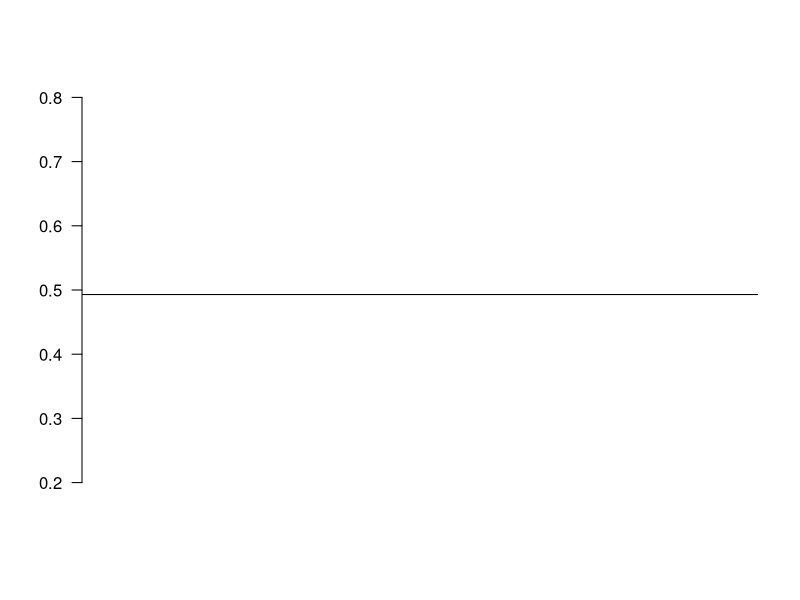

Here is the R script that generated this plot: (Note: this script raises an error after producing the figure.)
## ---- chunk 1
knitr::opts_chunk$set(echo = TRUE)
## ---- chunk 2
# numjobs <- 65536
# warmup <- 1024
# b <- 2048
# n <- numjobs/b
# output<- ssq(numjobs + warmup, 123457, showOutput = FALSE, saveWaitTimes = TRUE)
# waits <- output$waitTimes[-(1:warmup)] #remove warmup
# batchMeans <- rep(n)
# for (j in 1:n){
#   batch <-waits[(1:b) + (b * (j - 1))]
#   batchMeans[j] <- mean(batch)
# }
# 
# ci <- t.test(batchMeans, conf.level = 0.95)
## ---- chunk 3

crapsci <- function(nreps, ylo, yhi){
  #Create an empty plot with true theoretical value:
  plot(NA, NA, xlim = c(1,100), ylim = c(ylo,yhi), bty = "n", xaxt = "n", xlab = "", ylab = "", las = 1)
  exact <- 244/495
  abline(h = exact)
  for (i in 1:100) {
    #To create a 9-point vector of craps estimates:
    values <- sapply(1:9, function(i) { craps(nreps, showProgress=FALSE) } )
    ci <- t.test(values, conf.level = 0.95)
    if(ci$conf.int[1] > exact | ci$conf.int[2] < exact){
      #Use segments to draw each CI
      segments(i, ci$conf.int[1], i, ci$conf.int[2], col = "red")
    } else{
      segments(i, ci$conf.int[1], i, ci$conf.int[2])
    }
  }
}

crapsci(10, 0.2, 0.8)

crapsci(100, 0.4, 0.6)

## ---- chunk 4

ssqci <- function(ylo = 6, yhi = 12){
  batches <- c(64, 128, 256, 512, 1024, 2048)
  for (x in batches) {
    #Create an empty plot with true theoretical value:
    plot(NA, NA, xlim = c(1,100), ylim = c(ylo,yhi), bty = "n", xaxt = "n", xlab = "", ylab = "", las = 1)
    exact <- 9
    abline(h = exact)
    seeds <- (132101:132200)
    for (i in 1:100) {
      numjobs <- 65536
      warmup <- 1024
      b <- x
      n <- numjobs/b
      output<- ssq(numjobs + warmup, seeds[i], showOutput = FALSE, saveSojournTimes = TRUE, showProgress = FALSE)
      waits <- output$sojournTimes[-(1:warmup)] #remove warmup
      batchMeans <- rep(n)
      for (j in 1:n){
        batch <-waits[(1:b) + (b * (j - 1))]
        batchMeans[j] <- mean(batch)
      }
      ci <- t.test(batchMeans, conf.level = 0.95)
      sum = 0
      if(ci$conf.int[1] > exact | ci$conf.int[2] < exact){
        #Use segments to draw each CI
        sum = sum + 1
        segments(i, ci$conf.int[1], i, ci$conf.int[2], col = "red")
      } else{
        segments(i, ci$conf.int[1], i, ci$conf.int[2])
      }
    }
    plot(xlab = paste(sum, "misses", sep = " "), ylab = paste("b =", batches[1]))
  }
}

ssqci()
crapsci(100, 0.4, 0.6)


